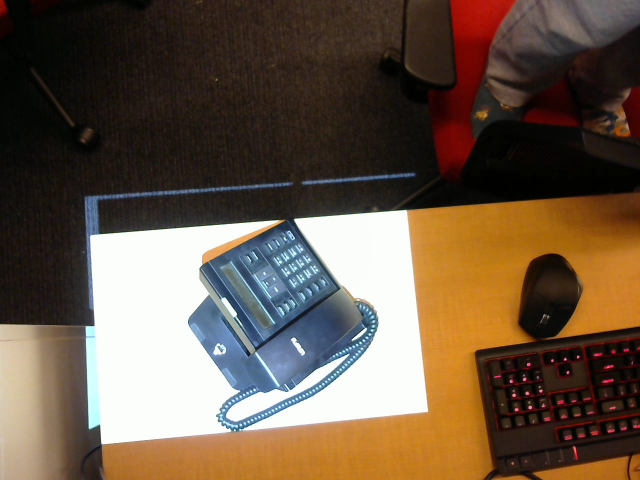
#> input picture structured_light/images/pattern000.jpg, 1280 x 960 px (shown at 1/2 size); its folder holds only this picture in this run
$ jupyter execute --allow-errors circle_calibration.ipynb
#> lines starting #> are read from the running program, lines starting #| are printed output that depends on the picture
[cell 1]
import numpy as np
import cv2
import matplotlib.pyplot as plt
import glob

[cell 2]
# Extracting path of individual image stored in a given directory
images = glob.glob('./data/Images/*')

[cell 3]
# change calibration grid
BOARD_SIZE_1 = [20, 28]
BOARD_SIZE_2 = [34, 50]

[cell 4]
BOARD_SIZE = BOARD_SIZE_2

[cell 5]
# world coordinates of circular grid
step = 10
x_centers = BOARD_SIZE[0]
y_centers = BOARD_SIZE[1]
points = BOARD_SIZE[0] * BOARD_SIZE[1]

[cell 6]
obj3d = np.zeros((points, 3), np.float32)
x_array = list(range(0, x_centers * step + step, step))
y_array = list(range(0, y_centers * step + step, step))
for i in range(0, points):
    obj3d[i] = (x_array[i // y_centers], y_array[i % y_centers], 0)
#> further down, img is the input picture: shape (960, 1280, 3); mean B, G, R 70.5, 87.4, 105.3
#> `gray = cv2.cvtColor(img, cv2.COLOR_BGR2GRAY)`:
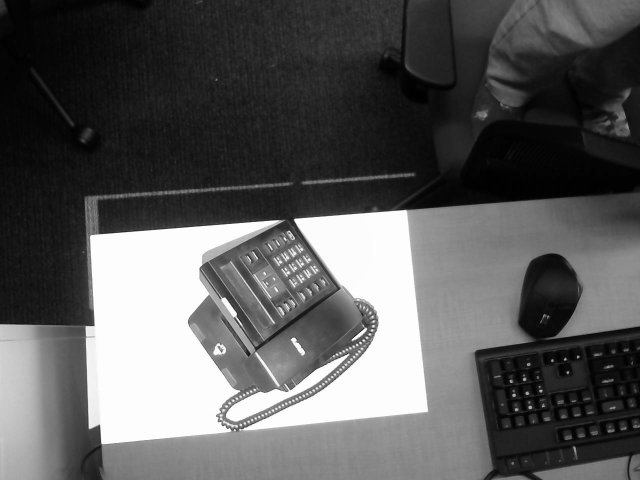
#> gray: shape (960, 1280) (shown at 1/2 size); min 0, max 255, mean 90.8
#> `keypoints = blobDetector.detect(gray)`: keypoints = 5 keypoints; (x, y, size): (428, 623, 25.4), (439, 699, 22.4), (1218, 256, 16.6), (187, 457, 11.9), (496, 706, 10.6)
#| 5
#| 5
#> `ret, corners = cv2.findCirclesGrid(im_with_keypoints, (BOARD_SIZE[0],B..`: ret = False

[cell 7]
obj3d.shape

[cell 8]
criteria = (cv2.TERM_CRITERIA_EPS + cv2.TERM_CRITERIA_MAX_ITER, 30, 0.001)

[cell 9]
# Vector to store 3D points
obj_points = []
# Vector to store 2D points
img_points = []

[cell 10]
########################################Blob Detector##############################################
# Setup SimpleBlobDetector parameters.
blobParams = cv2.SimpleBlobDetector_Params()
# Change thresholds
blobParams.minThreshold = 8
blobParams.maxThreshold = 255
# Filter by Area.
blobParams.filterByArea = True
blobParams.minArea = 50
blobParams.maxArea = 2500
# Filter by Circularity
blobParams.filterByCircularity = True
blobParams.minCircularity = 0.1
# Filter by Convexity
blobParams.filterByConvexity = True
blobParams.minConvexity = 0.87
# Filter by Inertia
blobParams.filterByInertia = True
blobParams.minInertiaRatio = 0.01
# Create a detector with the parameters
blobDetector = cv2.SimpleBlobDetector_create(blobParams)

[cell 11]
objpoints = [] # 3d point in real world space
imgpoints = [] # 2d points in image plane.

[cell 12]
# Extracting path of individual image stored in a given directory
num_images = len(images)
fig, axes = plt.subplots(nrows=1, ncols=num_images, figsize=(15, 5))

#> (the rest of this cell did not finish here and is left out)
